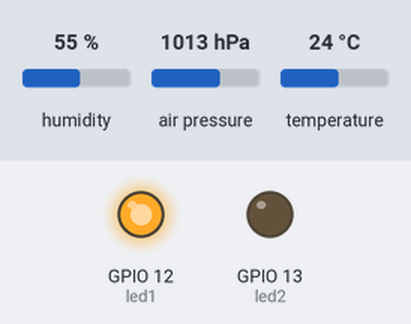
Bench run of a program on a simulated ESP32 board running MicroPython. On the bench: output pins drawn as LEDs (lit = HIGH). Inputs (shaded band) come from the test bench; at power-on: humidity 55 %, air pressure 1013 hPa, temperature 24 °C. WiFi joins after 1.5 s; values from a settings file that is not in the repository are placeholders; what the program prints to the serial console is not drawn.

Above: at 2.1 s.
At 3.1 s:
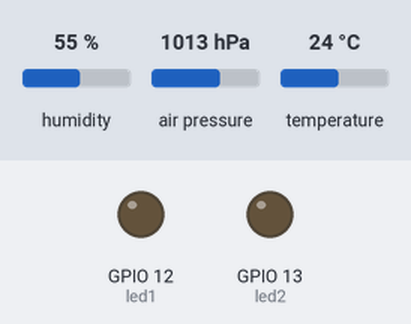
Timing chart, 0 to 4.6 s (numbered marks = the images above):
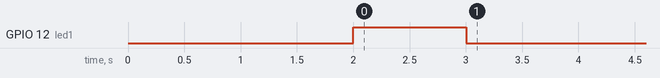

The program:

main.py
```python
import machine
import time
import struct
import network
import config

# 初始化I2C总线
i2c = machine.I2C(0, scl=machine.Pin(5), sda=machine.Pin(4))

# BMP280设备地址
BMP280_ADDRESS = 0x77
# BMP280寄存器地址
BMP280_REGISTER_ID = 0xD0
BMP280_REGISTER_CTRL_MEAS = 0xF4
BMP280_REGISTER_CONFIG = 0xF5
BMP280_REGISTER_TEMPDATA = 0xFA
BMP280_REGISTER_PRESSUREDATA = 0xF7

# AHT20设备地址
AHT20_ADDRESS = 0x38

# AHT20寄存器地址
AHT20_MEASURE_CMD = bytearray([0xAC, 0x33, 0x00])

# 海平面气压
sea_level_pressure = 1013.25

# 气压计校准参数
dig_T1 = None
dig_T2 = None
dig_T3 = None
dig_P1 = None
dig_P2 = None
dig_P3 = None
dig_P4 = None
dig_P5 = None
dig_P6 = None
dig_P7 = None
dig_P8 = None
dig_P9 = None

# 读取BMP280传感器ID
def read_bmp280_id():
    data = i2c.readfrom_mem(BMP280_ADDRESS, BMP280_REGISTER_ID, 1)
    return data[0]

# 读取BMP280传感器校准参数
def read_bmp280_calib_params():
    global dig_T1, dig_T2, dig_T3
    global dig_P1, dig_P2, dig_P3, dig_P4, dig_P5, dig_P6, dig_P7, dig_P8, dig_P9

    data = i2c.readfrom_mem(BMP280_ADDRESS, 0x88, 24)
    dig_T1, dig_T2, dig_T3 = struct.unpack("<Hhh", data[0:6])
    dig_P1, dig_P2, dig_P3, dig_P4, dig_P5, dig_P6, dig_P7, dig_P8, dig_P9 = struct.unpack("<Hhhhhhhhh", data[6:24])

# 读取BMP280传感器温度
def read_bmp280_temperature():
    global t_fine

    # 开始温度测量
    i2c.writeto_mem(BMP280_ADDRESS, BMP280_REGISTER_CTRL_MEAS, bytearray([0x2E]))
    time.sleep(0.005)

    # 读取温度数据
    data = i2c.readfrom_mem(BMP280_ADDRESS, BMP280_REGISTER_TEMPDATA, 3)
    adc_T = (data[0] << 16 | data[1] << 8 | data[2]) >> 4

    # 计算温度
    var1 = (((adc_T >> 3) - (dig_T1 << 1)) * dig_T2) >> 11
    var2 = (((((adc_T >> 4) - dig_T1) * ((adc_T >> 4) - dig_T1)) >> 12) * dig_T3) >> 14
    t_fine = var1 + var2
    temperature = (t_fine * 5 + 128) >> 8

    return temperature / 100.0

# 读取BMP280传感器气压
def read_bmp280_pressure():
    global t_fine

    # 开始气压测量
    i2c.writeto_mem(BMP280_ADDRESS, BMP280_REGISTER_CTRL_MEAS, bytearray([0x34]))
    time.sleep(0.005)

    # 读取气压数据
    data = i2c.readfrom_mem(BMP280_ADDRESS, BMP280_REGISTER_PRESSUREDATA, 3)
    adc_P = (data[0] << 16 | data[1] << 8 | data[2]) >> 4

    # 计算气压
    var1 = t_fine - 128000
    var2 = var1 * var1 * dig_P6
    var2 = var2 + ((var1 * dig_P5) << 17)
    var2 = var2 + (dig_P4 << 35)
    var1 = ((var1 * var1 * dig_P3) >> 8) + ((var1 * dig_P2) << 12)
    var1 = (((1 << 47) + var1)) * dig_P1 >> 33
    if var1 == 0:
        return 0
    p = 1048576 - adc_P
    p = (((p << 31) - var2) * 3125) // var1
    var1 = (dig_P9 * (p >> 13) * (p >> 13)) >> 25
    var2 = (dig_P8 * p) >> 19
    p = ((p + var1 + var2) >> 8) + (dig_P7 << 4)

    return p / 25600.0

# 读取AHT20传感器温度和湿度
def read_aht20_data():
    # 发送测量命令
    i2c.writeto(AHT20_ADDRESS, AHT20_MEASURE_CMD)
    time.sleep(0.1)

    # 读取温度和湿度数据
    data = i2c.readfrom(AHT20_ADDRESS, 6)
    raw_temperature = ((data[3] & 0x0F) << 16) | (data[4] << 8) | data[5]
    raw_humidity = (data[1] << 12) | (data[2] << 4) | (data[3] >> 4)

    # 计算温度和湿度
    temperature = ((raw_temperature / 1048576.0) * 200) - 50
    humidity = ((raw_humidity / 1048576.0) * 100)

    return temperature, humidity

# 读取传感器数据
def read_sensor_data():
    temperature_bmp_sum = 0
    pressure_sum = 0
    temperature_aht_sum = 0
    humidity_sum = 0

    for i in range(4):
        temperature_bmp, pressure = read_bmp280_data()
        temperature_aht, humidity = read_aht20_data()

        temperature_bmp_sum += temperature_bmp
        pressure_sum += pressure
        temperature_aht_sum += temperature_aht
        humidity_sum += humidity

    temperature_bmp_avg = temperature_bmp_sum / 4
    pressure_avg = pressure_sum / 4
    temperature_aht_avg = temperature_aht_sum / 4
    humidity_avg = humidity_sum / 4

    return temperature_bmp_avg, pressure_avg, temperature_aht_avg, humidity_avg


# 读取BMP280和AHT20传感器数据
def read_bmp280_data():
    global t_fine

    temperature = read_bmp280_temperature()
    pressure = read_bmp280_pressure()
    return temperature, pressure

# 读取传感器ID和校准参数
read_bmp280_id()
read_bmp280_calib_params()

#关闭LED
led1=machine.Pin(12,machine.Pin.OUT)
led2=machine.Pin(13,machine.Pin.OUT)
led1.off()
led2.off()


#连接WiFi

# WiFi连接配置
SSID = config.ssid
PASSWORD = config.password

try:
    # 初始化WiFi连接
    wlan = network.WLAN(network.STA_IF)
    wlan.active(True)
    wlan.connect(SSID, PASSWORD)
except:
    wlan = network.WLAN(network.STA_IF)
    wlan.disconnect()
    wlan.active(True)
    wlan.connect(SSID, PASSWORD)

# 等待WiFi连接成功
while not wlan.isconnected():
    time.sleep(1)
    pass

# 连接成功后打印IP地址
print("WiFi connected successfully")
print("IP address:", wlan.ifconfig()[0])
led1.on()
time.sleep(1)
led1.off()

# 主循环
while True:
    # 读取BMP280和AHT20传感器数据
    temperature_bmp, pressure, temperature_aht, humidity = read_sensor_data()
    # 处理传感器数据
    print("BMP280: temperature = %.2f C, pressure = %.2f kPa" % (temperature_bmp, pressure))
    print("AHT20: temperature = %.2f C, humidity = %.2f %%" % (temperature_aht, humidity))
    altitude = ((sea_level_pressure / pressure) ** (1 / 5.257) - 1) * (temperature_aht + 273.15) / 0.0065
    print("Altitude = %.2f m" % altitude)
    time.sleep(1)
```
